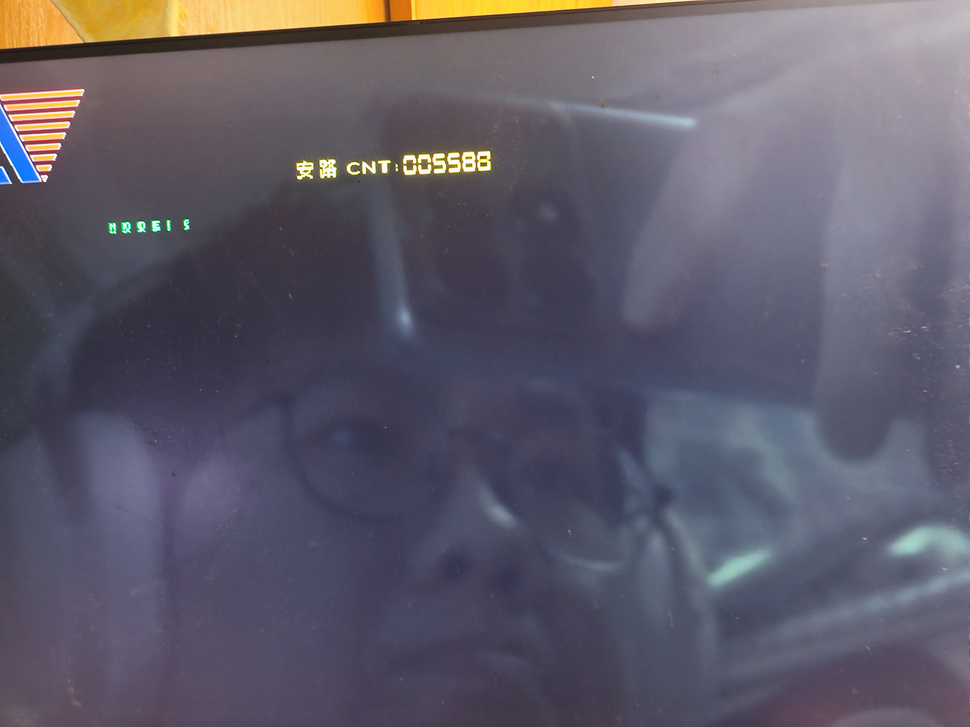
#> input picture _submission/stage/tools/compare/demo/before.png, 970 x 727 px, shrunk from 1280 x 960 before the run; its folder holds only this picture in this run
$ python scan_images.py
#> lines starting #> are read from the running program, lines starting #| are printed output that depends on the picture
import glob, os, numpy as np
from PIL import Image

paths = []
for pat in ("*.jpg","*.jpeg","*.png","*.bmp","*.tif","*.tiff"):
    paths += glob.glob(os.path.join(r"E:\FPGA", pat))
paths += glob.glob(os.path.join(r"E:\FPGA\tools\compare\demo", "*.png"))
paths.sort(key=lambda p: os.path.getmtime(p))

print(f"{'file':46s} {'WxH':>11s} {'mtime':17s} {'luma_mean':>9s} {'luma_p50':>8s} {'luma_p99':>8s} "
      f"{'luma_max':>8s} {'R-G':>6s} {'B-G':>6s} {'sat_mean':>8s} {'gray%':>6s}")
for p in paths:
    try:
        im = Image.open(p)
#> im is the input picture: PIL image 970x727 RGB; mean R, G, B 94.9, 90.9, 104.9
        a = np.asarray(im.convert('RGB')).astype(np.float32)
    except Exception as e:
        print(f"{os.path.basename(p):46s} ERROR {e}")
        continue
    # crop away OSD: use right 55% and bottom 80%
    cam = a[int(a.shape[0]*0.20):, int(a.shape[1]*0.45):, :]
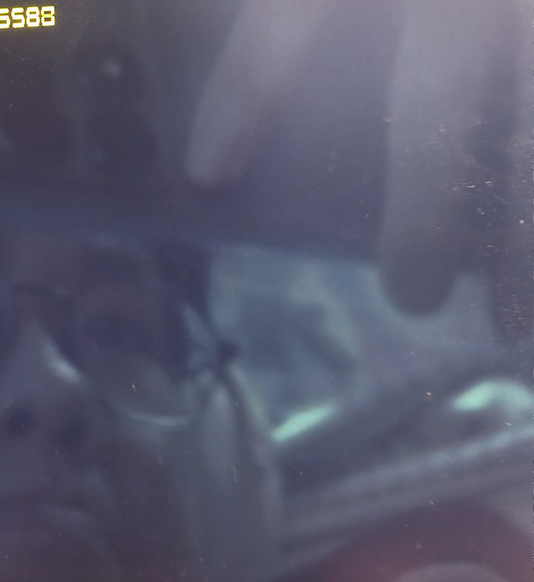
#> cam: shape (582, 534, 3) float32; mean R, G, B 89.6, 90.2, 110.1
    luma = 0.299*cam[:,:,0]+0.587*cam[:,:,1]+0.114*cam[:,:,2]
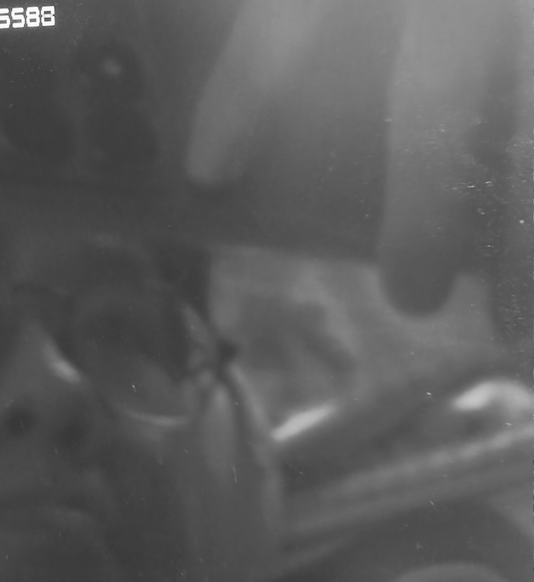
#> luma: shape (582, 534) float32; min 55.38, max 255, mean 92.3
    sat = cam.max(axis=2)-cam.min(axis=2)
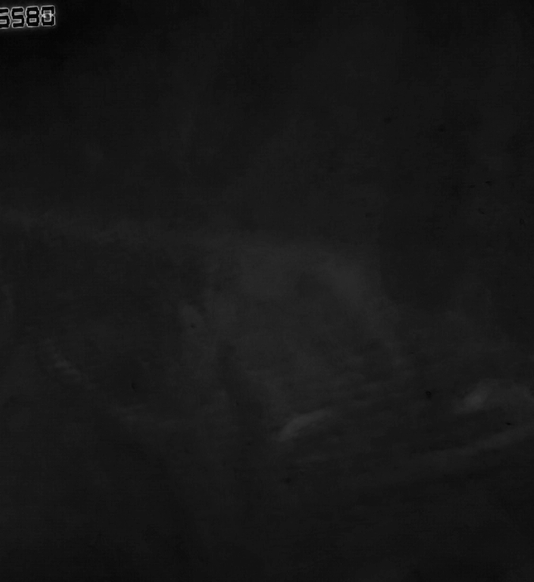
#> sat: shape (582, 534) float32; min 0, max 210, mean 23.1
    gray = ((cam[:,:,0]==cam[:,:,1]) & (cam[:,:,1]==cam[:,:,2])).mean()*100
#> gray = 0.00579
    import datetime
    ts = datetime.datetime.fromtimestamp(os.path.getmtime(p)).strftime("%m-%d %H:%M:%S")
    print(f"{os.path.basename(p):46s} {a.shape[1]}x{a.shape[0]:<6d} {ts:17s} "
          f"{luma.mean():9.2f} {np.percentile(luma,50):8.0f} {np.percentile(luma,99):8.0f} "
          f"{luma.max():8.0f} {cam[:,:,0].mean()-cam[:,:,1].mean():+6.2f} {cam[:,:,2].mean()-cam[:,:,1].mean():+6.2f} "
          f"{sat.mean():8.2f} {gray:6.1f}")
#| before.png                                     970x727    11-21 00:56:16        92.29       88      150      255  -0.54 +19.88    23.13    0.0
